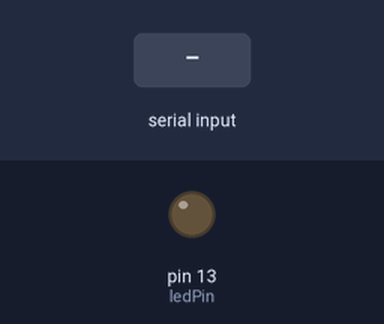
Simulated run of this sketch. Board: Arduino Uno, built with avr-gcc and run on an emulated ATmega328P. Shown: output pins drawn as LEDs (lit = HIGH). Dashed ring = blinking. The test bench sets the inputs (shaded band). Random numbers use the default seed unless the sketch sets one.

Above: at 1.2 s.
1.3 s: "90,45\n" received over Serial
At 1.7 s:
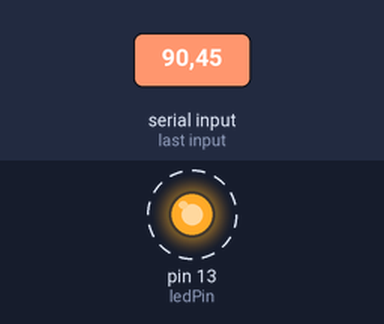
Timing chart, 0 to 10.3 s (numbered marks = the images above; inputs shaded):
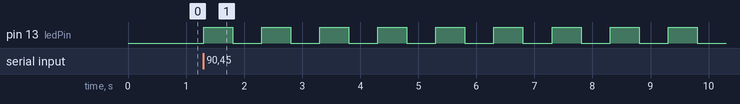

The sketch:

PythonAndArduinoBlinkFinal_copy_20250717183352.ino
```cpp
const int ledPin = 13;

void setup() {
  Serial.begin(9600);
  pinMode(ledPin, OUTPUT);
}
void loop() {
  if (Serial.available() > 0) {
    int blinkCount = Serial.parseInt();
    for (int i = 0; i < blinkCount; i++) {
      digitalWrite(ledPin, HIGH);
      delay(500);
      digitalWrite(ledPin, LOW);
      delay(500);
    }
    int reply = random(1, 6);
    Serial.println(reply);
  }
}
```

Measured:
- after the input at 1.3 s, pin 13 (ledPin): alternates HIGH for 0.50 s and LOW for 0.50 s, starting at once
